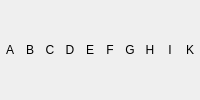
       <widget class="QWidget" name="horizontalCoordinate" native="true">
        <property name="sizePolicy">
         <sizepolicy hsizetype="Preferred" vsizetype="Fixed">
          <horstretch>0</horstretch>
          <verstretch>0</verstretch>
         </sizepolicy>
        </property>
        <property name="minimumSize">
         <size>
          <width>0</width>
          <height>30</height>
         </size>
        </property>
        <layout class="QHBoxLayout" name="horizontalLayout">
         <property name="spacing">
          <number>0</number>
         </property>
         <property name="leftMargin">
          <number>0</number>
         </property>
         <property name="topMargin">
          <number>0</number>
         </property>
         <property name="rightMargin">
          <number>0</number>
         </property>
         <property name="bottomMargin">
          <number>0</number>
         </property>
         <item>
          <widget class="QLabel" name="label_31">
           <property name="text">
            <string>A</string>
           </property>
           <property name="alignment">
            <set>Qt::AlignCenter</set>
           </property>
          </widget>
         </item>
         <item>
          <widget class="QLabel" name="label_32">
           <property name="text">
            <string>B</string>
           </property>
           <property name="alignment">
            <set>Qt::AlignCenter</set>
           </property>
          </widget>
         </item>
         <item>
          <widget class="QLabel" name="label_33">
           <property name="text">
            <string>C</string>
           </property>
           <property name="alignment">
            <set>Qt::AlignCenter</set>
           </property>
          </widget>
         </item>
         <item>
          <widget class="QLabel" name="label_34">
           <property name="text">
            <string>D</string>
           </property>
           <property name="alignment">
            <set>Qt::AlignCenter</set>
           </property>
          </widget>
         </item>
         <item>
          <widget class="QLabel" name="label_35">
           <property name="text">
            <string>E</string>
           </property>
           <property name="alignment">
            <set>Qt::AlignCenter</set>
           </property>
          </widget>
         </item>
         <item>
          <widget class="QLabel" name="label_36">
           <property name="text">
            <string>F</string>
           </property>
           <property name="alignment">
            <set>Qt::AlignCenter</set>
           </property>
          </widget>
         </item>
         <item>
          <widget class="QLabel" name="label_37">
           <property name="text">
            <string>G</string>
           </property>
           <property name="alignment">
            <set>Qt::AlignCenter</set>
           </property>
          </widget>
         </item>
         <item>
          <widget class="QLabel" name="label_38">
           <property name="text">
            <string>H</string>
           </property>
           <property name="alignment">
            <set>Qt::AlignCenter</set>
           </property>
          </widget>
         </item>
         <item>
          <widget class="QLabel" name="label_39">
           <property name="text">
            <string>I</string>
           </property>
           <property name="alignment">
            <set>Qt::AlignCenter</set>
           </property>
          </widget>
         </item>
         <item>
          <widget class="QLabel" name="label_40">
           <property name="text">
            <string>K</string>
           </property>
           <property name="alignment">
            <set>Qt::AlignCenter</set>
           </property>
          </widget>
         </item>
        </layout>
       </widget>
